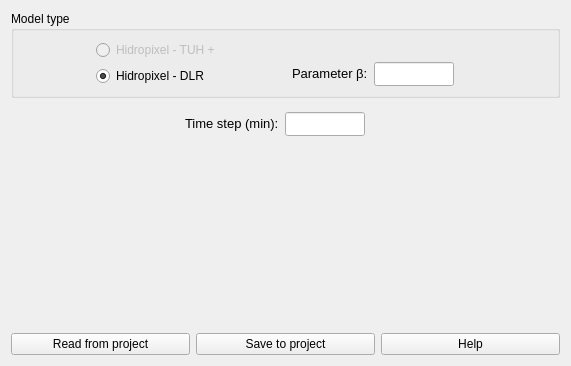
              <widget class="QWidget" name="scrollAreaWidgetContents">
               <property name="geometry">
                <rect>
                 <x>0</x>
                 <y>0</y>
                 <width>571</width>
                 <height>366</height>
                </rect>
               </property>
               <layout class="QGridLayout" name="gridLayout_6">
                <item row="2" column="0">
                 <layout class="QGridLayout" name="gridLayout_5">
                  <item row="0" column="2">
                   <widget class="QLineEdit" name="le_2_pg1">
                    <property name="minimumSize">
                     <size>
                      <width>80</width>
                      <height>24</height>
                     </size>
                    </property>
                    <property name="maximumSize">
                     <size>
                      <width>80</width>
                      <height>24</height>
                     </size>
                    </property>
                   </widget>
                  </item>
                  <item row="0" column="1">
                   <widget class="QLabel" name="label_3">
                    <property name="text">
                     <string>&lt;html&gt;&lt;head/&gt;&lt;body&gt;&lt;p align=&quot;justify&quot;&gt;&lt;span style=&quot; font-size:10pt;&quot;&gt;Time step (min):&lt;/span&gt;&lt;/p&gt;&lt;/body&gt;&lt;/html&gt;</string>
                    </property>
                   </widget>
                  </item>
                  <item row="0" column="3">
                   <widget class="QLabel" name="label_12">
                    <property name="sizePolicy">
                     <sizepolicy hsizetype="Preferred" vsizetype="Preferred">
                      <horstretch>0</horstretch>
                      <verstretch>0</verstretch>
                     </sizepolicy>
                    </property>
                    <property name="minimumSize">
                     <size>
                      <width>16</width>
                      <height>16</height>
                     </size>
                    </property>
                    <property name="maximumSize">
                     <size>
                      <width>16</width>
                      <height>16</height>
                     </size>
                    </property>
                    <property name="toolTip">
                     <string>&lt;html&gt;&lt;head/&gt;&lt;body&gt;&lt;p&gt;&lt;br/&gt;Add the time step.&lt;/p&gt;&lt;/body&gt;&lt;/html&gt;</string>
                    </property>
                    <property name="whatsThis">
                     <string>&lt;html&gt;&lt;head/&gt;&lt;body&gt;&lt;p&gt;Add the description or function of the object&lt;/p&gt;&lt;/body&gt;&lt;/html&gt;</string>
                    </property>
                    <property name="text">
                     <string/>
                    </property>
                    <property name="pixmap">
                     <pixmap resource="resources.qrc">:/plugins/hidroPixel/icons/icons/info(2).png</pixmap>
                    </property>
                    <property name="scaledContents">
                     <bool>true</bool>
                    </property>
                   </widget>
                  </item>
                  <item row="0" column="0">
                   <spacer name="horizontalSpacer_4">
                    <property name="orientation">
                     <enum>Qt::Horizontal</enum>
                    </property>
                    <property name="sizeHint" stdset="0">
                     <size>
                      <width>40</width>
                      <height>20</height>
                     </size>
                    </property>
                   </spacer>
                  </item>
                  <item row="0" column="4">
                   <spacer name="horizontalSpacer_11">
                    <property name="orientation">
                     <enum>Qt::Horizontal</enum>
                    </property>
                    <property name="sizeHint" stdset="0">
                     <size>
                      <width>40</width>
                      <height>20</height>
                     </size>
                    </property>
                   </spacer>
                  </item>
                 </layout>
                </item>
                <item row="3" column="0">
                 <spacer name="verticalSpacer_2">
                  <property name="orientation">
                   <enum>Qt::Vertical</enum>
                  </property>
                  <property name="sizeHint" stdset="0">
                   <size>
                    <width>20</width>
                    <height>40</height>
                   </size>
                  </property>
                 </spacer>
                </item>
                <item row="0" column="0">
                 <widget class="QGroupBox" name="groupBox">
                  <property name="title">
                   <string>Model type</string>
                  </property>
                  <layout class="QGridLayout" name="gridLayout">
                   <item row="0" column="2">
                    <spacer name="horizontalSpacer_10">
                     <property name="orientation">
                      <enum>Qt::Horizontal</enum>
                     </property>
                     <property name="sizeHint" stdset="0">
                      <size>
                       <width>40</width>
                       <height>20</height>
                      </size>
                     </property>
                    </spacer>
                   </item>
                   <item row="0" column="1">
                    <layout class="QHBoxLayout" name="horizontalLayout_12">
                     <item>
                      <layout class="QVBoxLayout" name="verticalLayout_5">
                       <item>
                        <widget class="QRadioButton" name="rb_2_pg1">
                         <property name="enabled">
                          <bool>false</bool>
                         </property>
                         <property name="sizePolicy">
                          <sizepolicy hsizetype="Fixed" vsizetype="Fixed">
                           <horstretch>0</horstretch>
                           <verstretch>0</verstretch>
                          </sizepolicy>
                         </property>
                         <property name="minimumSize">
                          <size>
                           <width>128</width>
                           <height>0</height>
                          </size>
                         </property>
                         <property name="text">
                          <string>Hidropixel - TUH +</string>
                         </property>
                        </widget>
                       </item>
                       <item>
                        <widget class="QRadioButton" name="rb_3_pg1">
                         <property name="text">
                          <string>Hidropixel - DLR</string>
                         </property>
                         <property name="checked">
                          <bool>true</bool>
                         </property>
                        </widget>
                       </item>
                      </layout>
                     </item>
                     <item>
                      <layout class="QVBoxLayout" name="verticalLayout_4">
                       <item>
                        <widget class="QLabel" name="label_15">
                         <property name="enabled">
                          <bool>false</bool>
                         </property>
                         <property name="sizePolicy">
                          <sizepolicy hsizetype="Preferred" vsizetype="Preferred">
                           <horstretch>0</horstretch>
                           <verstretch>0</verstretch>
                          </sizepolicy>
                         </property>
                         <property name="minimumSize">
                          <size>
                           <width>16</width>
                           <height>16</height>
                          </size>
                         </property>
                         <property name="maximumSize">
                          <size>
                           <width>16</width>
                           <height>16</height>
                          </size>
                         </property>
                         <property name="toolTip">
                          <string>&lt;html&gt;&lt;head/&gt;&lt;body&gt;&lt;p&gt;&lt;br/&gt;&lt;/p&gt;&lt;/body&gt;&lt;/html&gt;</string>
                         </property>
                         <property name="whatsThis">
                          <string>&lt;html&gt;&lt;head/&gt;&lt;body&gt;&lt;p&gt;Add the description or function of the object&lt;/p&gt;&lt;/body&gt;&lt;/html&gt;</string>
                         </property>
                         <property name="text">
                          <string/>
                         </property>
                         <property name="pixmap">
                          <pixmap resource="resources.qrc">:/plugins/hidroPixel/icons/icons/info(2).png</pixmap>
                         </property>
                         <property name="scaledContents">
                          <bool>true</bool>
                         </property>
                        </widget>
                       </item>
                       <item>
                        <widget class="QLabel" name="label_16">
                         <property name="sizePolicy">
                          <sizepolicy hsizetype="Preferred" vsizetype="Preferred">
                           <horstretch>0</horstretch>
                           <verstretch>0</verstretch>
                          </sizepolicy>
                         </property>
                         <property name="minimumSize">
                          <size>
                           <width>16</width>
                           <height>16</height>
                          </size>
                         </property>
                         <property name="maximumSize">
                          <size>
                           <width>16</width>
                           <height>16</height>
                          </size>
                         </property>
                         <property name="toolTip">
                          <string>&lt;html&gt;&lt;head/&gt;&lt;body&gt;&lt;p&gt;&lt;br/&gt;&lt;/p&gt;&lt;/body&gt;&lt;/html&gt;</string>
                         </property>
                         <property name="whatsThis">
                          <string>&lt;html&gt;&lt;head/&gt;&lt;body&gt;&lt;p&gt;Add the description or function of the object&lt;/p&gt;&lt;/body&gt;&lt;/html&gt;</string>
                         </property>
                         <property name="text">
                          <string/>
                         </property>
                         <property name="pixmap">
                          <pixmap resource="resources.qrc">:/plugins/hidroPixel/icons/icons/info(2).png</pixmap>
                         </property>
                         <property name="scaledContents">
                          <bool>true</bool>
                         </property>
                        </widget>
                       </item>
                      </layout>
                     </item>
                     <item>
                      <spacer name="horizontalSpacer_12">
                       <property name="orientation">
                        <enum>Qt::Horizontal</enum>
                       </property>
                       <property name="sizeHint" stdset="0">
                        <size>
                         <width>40</width>
                         <height>20</height>
                        </size>
                       </property>
                      </spacer>
                     </item>
                     <item>
                      <layout class="QVBoxLayout" name="verticalLayout_8">
                       <item>
                        <layout class="QHBoxLayout" name="horizontalLayout_3">
                         <item>
                          <widget class="QLabel" name="label_18">
                           <property name="sizePolicy">
                            <sizepolicy hsizetype="Preferred" vsizetype="Preferred">
                             <horstretch>0</horstretch>
                             <verstretch>0</verstretch>
                            </sizepolicy>
                           </property>
                           <property name="minimumSize">
                            <size>
                             <width>16</width>
                             <height>16</height>
                            </size>
                           </property>
                           <property name="maximumSize">
                            <size>
                             <width>16</width>
                             <height>16</height>
                            </size>
                           </property>
                           <property name="toolTip">
                            <string>&lt;html&gt;&lt;head/&gt;&lt;body&gt;&lt;p&gt;&lt;br/&gt;&lt;/p&gt;&lt;/body&gt;&lt;/html&gt;</string>
                           </property>
                           <property name="whatsThis">
                            <string>&lt;html&gt;&lt;head/&gt;&lt;body&gt;&lt;p&gt;Add the description or function of the object&lt;/p&gt;&lt;/body&gt;&lt;/html&gt;</string>
                           </property>
                           <property name="text">
                            <string/>
                           </property>
                           <property name="scaledContents">
                            <bool>true</bool>
                           </property>
                          </widget>
                         </item>
                         <item>
                          <widget class="QLabel" name="label_19">
                           <property name="sizePolicy">
                            <sizepolicy hsizetype="Preferred" vsizetype="Preferred">
                             <horstretch>0</horstretch>
                             <verstretch>0</verstretch>
                            </sizepolicy>
                           </property>
                           <property name="minimumSize">
                            <size>
                             <width>16</width>
                             <height>16</height>
                            </size>
                           </property>
                           <property name="maximumSize">
                            <size>
                             <width>16</width>
                             <height>16</height>
                            </size>
                           </property>
                           <property name="toolTip">
                            <string>&lt;html&gt;&lt;head/&gt;&lt;body&gt;&lt;p&gt;&lt;br/&gt;&lt;/p&gt;&lt;/body&gt;&lt;/html&gt;</string>
                           </property>
                           <property name="whatsThis">
                            <string>&lt;html&gt;&lt;head/&gt;&lt;body&gt;&lt;p&gt;Add the description or function of the object&lt;/p&gt;&lt;/body&gt;&lt;/html&gt;</string>
                           </property>
                           <property name="text">
                            <string/>
                           </property>
                           <property name="scaledContents">
                            <bool>true</bool>
                           </property>
                          </widget>
                         </item>
                        </layout>
                       </item>
                       <item>
                        <layout class="QHBoxLayout" name="horizontalLayout_6">
                         <item>
                          <widget class="QLabel" name="label_7">
                           <property name="text">
                            <string>&lt;html&gt;&lt;head/&gt;&lt;body&gt;&lt;p align=&quot;justify&quot;&gt;&lt;span style=&quot; font-size:10pt; color:#000000;&quot;&gt;Parameter β:&lt;/span&gt;&lt;/p&gt;&lt;/body&gt;&lt;/html&gt;</string>
                           </property>
                          </widget>
                         </item>
                         <item>
                          <widget class="QLineEdit" name="le_5_pg1">
                           <property name="minimumSize">
                            <size>
                             <width>80</width>
                             <height>24</height>
                            </size>
                           </property>
                           <property name="maximumSize">
                            <size>
                             <width>80</width>
                             <height>24</height>
                            </size>
                           </property>
                          </widget>
                         </item>
                         <item>
                          <widget class="QLabel" name="label_13">
                           <property name="sizePolicy">
                            <sizepolicy hsizetype="Preferred" vsizetype="Preferred">
                             <horstretch>0</horstretch>
                             <verstretch>0</verstretch>
                            </sizepolicy>
                           </property>
                           <property name="minimumSize">
                            <size>
                             <width>16</width>
                             <height>16</height>
                            </size>
                           </property>
                           <property name="maximumSize">
                            <size>
                             <width>16</width>
                             <height>16</height>
                            </size>
                           </property>
                           <property name="toolTip">
                            <string>&lt;html&gt;&lt;head/&gt;&lt;body&gt;&lt;p&gt;&lt;br/&gt;&lt;/p&gt;&lt;/body&gt;&lt;/html&gt;</string>
                           </property>
                           <property name="whatsThis">
                            <string>&lt;html&gt;&lt;head/&gt;&lt;body&gt;&lt;p&gt;Add the description or function of the object&lt;/p&gt;&lt;/body&gt;&lt;/html&gt;</string>
                           </property>
                           <property name="text">
                            <string/>
                           </property>
                           <property name="pixmap">
                            <pixmap resource="resources.qrc">:/plugins/hidroPixel/icons/icons/info(2).png</pixmap>
                           </property>
                           <property name="scaledContents">
                            <bool>true</bool>
                           </property>
                          </widget>
                         </item>
                        </layout>
                       </item>
                      </layout>
                     </item>
                    </layout>
                   </item>
                   <item row="0" column="0">
                    <spacer name="horizontalSpacer_2">
                     <property name="orientation">
                      <enum>Qt::Horizontal</enum>
                     </property>
                     <property name="sizeHint" stdset="0">
                      <size>
                       <width>40</width>
                       <height>20</height>
                      </size>
                     </property>
                    </spacer>
                   </item>
                  </layout>
                 </widget>
                </item>
                <item row="4" column="0">
                 <layout class="QHBoxLayout" name="horizontalLayout_11">
                  <property name="spacing">
                   <number>6</number>
                  </property>
                  <item>
                   <widget class="QPushButton" name="btn_read_pg1">
                    <property name="text">
                     <string notr="true">Read from project</string>
                    </property>
                   </widget>
                  </item>
                  <item>
                   <widget class="QPushButton" name="btn_save_file_pg1">
                    <property name="text">
                     <string notr="true">Save to project</string>
                    </property>
                   </widget>
                  </item>
                  <item>
                   <widget class="QPushButton" name="btn_help_pg1">
                    <property name="text">
                     <string notr="true">Help</string>
                    </property>
                   </widget>
                  </item>
                 </layout>
                </item>
                <item row="1" column="0">
                 <spacer name="verticalSpacer_8">
                  <property name="orientation">
                   <enum>Qt::Vertical</enum>
                  </property>
                  <property name="sizeType">
                   <enum>QSizePolicy::Fixed</enum>
                  </property>
                  <property name="sizeHint" stdset="0">
                   <size>
                    <width>20</width>
                    <height>8</height>
                   </size>
                  </property>
                 </spacer>
                </item>
               </layout>
              </widget>
